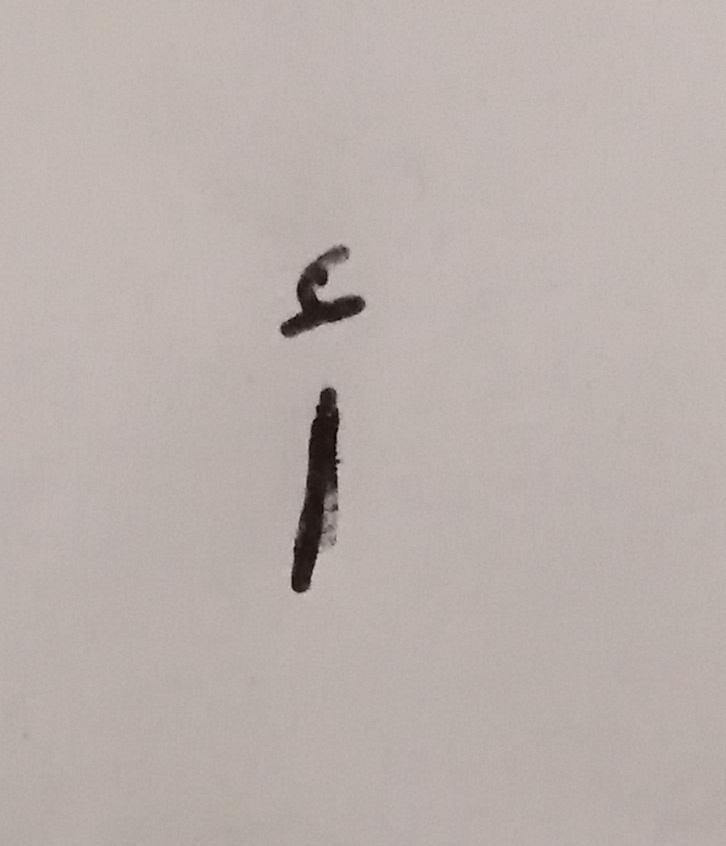
#> input picture alef.jpeg, 726 x 846 px
$ jupyter execute --allow-errors OCR_Code.ipynb   (older library calls are emulated)
#> lines starting #> are read from the running program, lines starting #| are printed output that depends on the picture; after the words box and inside, x2 and y2 are one past the last pixel; in counts of white or black regions, pixels touching at a corner belong together
[cell 1]
import numpy as np
import pandas as pd
import cv2 as cv
from cv2 import cv2
import matplotlib.pyplot as plt
import seaborn as sns
import tensorflow as tf
from tensorflow.keras.preprocessing.image import ImageDataGenerator
from tensorflow.keras.callbacks import EarlyStopping,ReduceLROnPlateau
from tensorflow.keras.models import Sequential
from tensorflow.keras.layers import Dense,Flatten,MaxPooling2D,Conv2D,Dropout,Activation,BatchNormalization
from sklearn.metrics import confusion_matrix
from sklearn.utils import shuffle
import os
import img2bw
import mahotas
import mahotas.demos
from pylab import imshow, gray, show
from os import path
os.environ['TF_CPP_MIN_LOG_LEVEL'] = '3'
import warnings
warnings.filterwarnings('ignore')
print("Num GPUs Available: ", len(tf.config.list_physical_devices('GPU')))
#> (this line was passed over: tensorflow is not available in this run)

#> (a cell that did not finish here is left out)

[cell 3]
characters = ["ا","ب","ت","ث","ج","ح","خ","د","ذ","ر","ز","س","ش","ص","ض","ط","ظ","ع","غ","ف","ق","ك","ل","م","ن","ه","و","ي"]
characters_dict = dict(zip(np.arange(1,len(characters)+1), characters))

[cell 4]
newImage=cv2.imread("alef.jpeg")
#> newImage is the input picture: shape (846, 726, 3); mean B, G, R 172.3, 176.3, 186.5
gray = cv2.cvtColor(newImage,cv2.COLOR_BGR2GRAY)
blur = cv.GaussianBlur(gray,(5,5),0)
blur = cv.medianBlur(blur,7)
thesh =cv.adaptiveThreshold(blur, 255, cv.ADAPTIVE_THRESH_GAUSSIAN_C, cv.THRESH_BINARY, 11, 5)
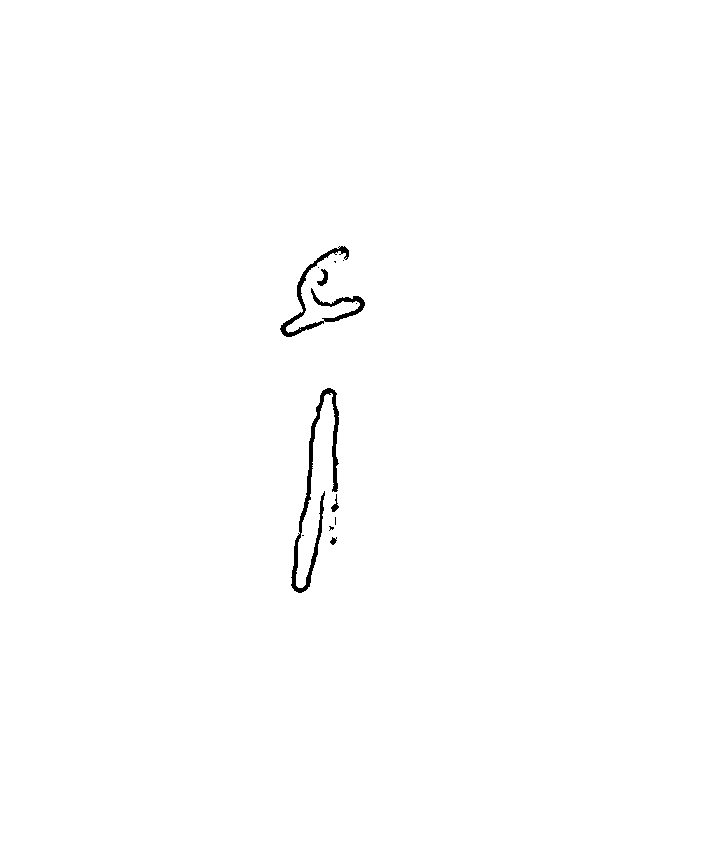
#> thesh: shape (846, 726); 99.5% white; 12 black regions (7 under 20 px), largest, box (x1, y1, x2, y2) and area: (291, 388, 339, 593) 1655, (280, 246, 365, 337) 1165, (317, 269, 328, 286) 91, (331, 494, 339, 512) 55, (330, 537, 337, 545) 34
kernel = np.ones((1,1),np.uint8)
dil = cv2.dilate(thesh,kernel,iterations=6)
kernel = np.ones((4,4),np.uint8)
erod = cv2.erode(dil,kernel,iterations=6)
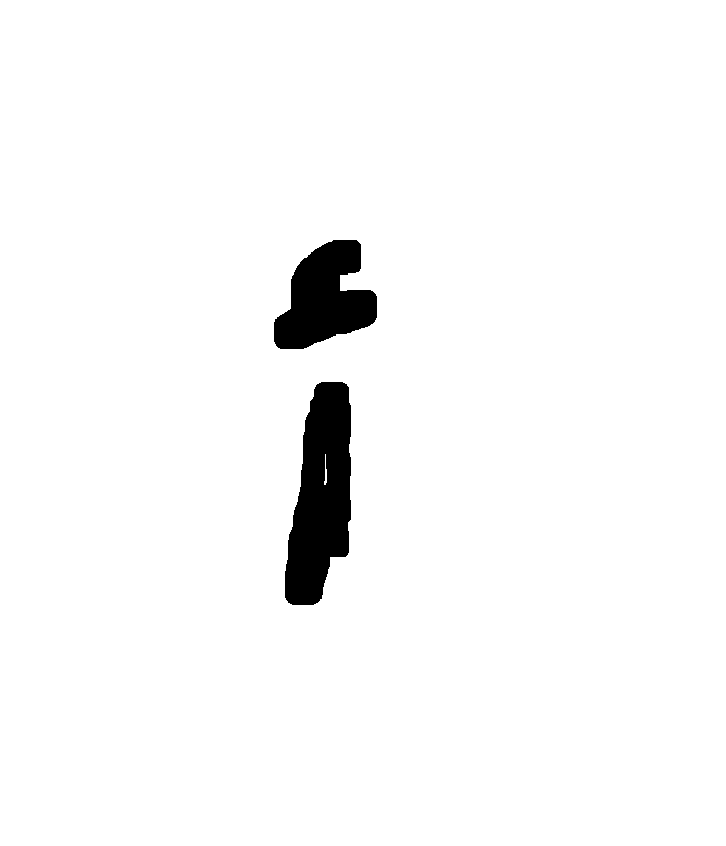
#> erod: shape (846, 726); 97.1% white; 2 black regions, box (x1, y1, x2, y2) and area: (285, 382, 351, 605) 10415, (274, 240, 377, 349) 7127
morph =cv2.morphologyEx(erod,cv2.MORPH_CLOSE, kernel)
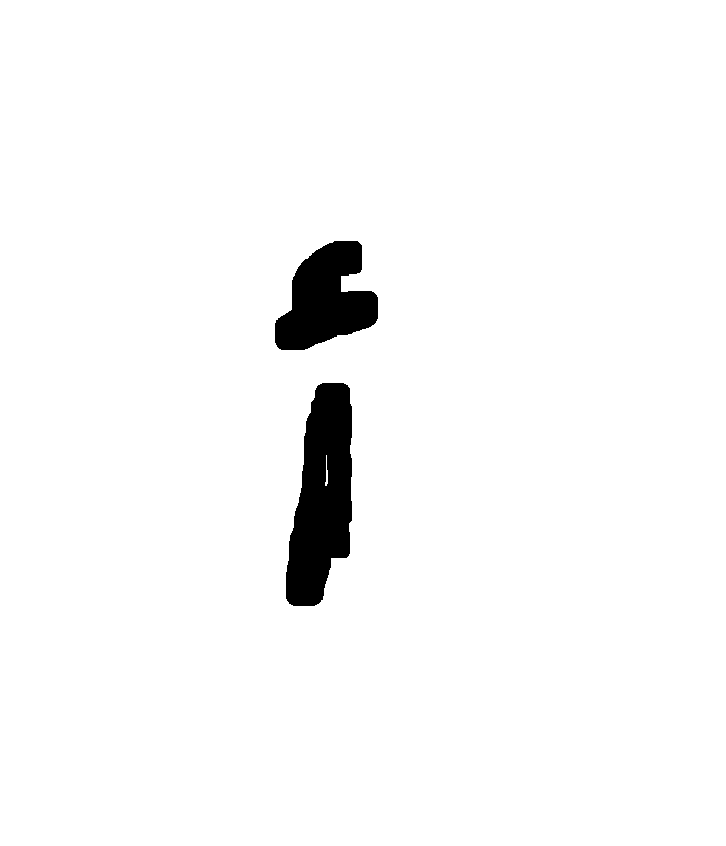
#> morph: shape (846, 726); 97.1% white; 2 black regions, box (x1, y1, x2, y2) and area: (286, 383, 352, 606) 10415, (275, 241, 378, 350) 7127
bitwisess=cv2.bitwise_not(morph)
roto = cv2.rotate(bitwisess, cv2.ROTATE_90_CLOCKWISE)
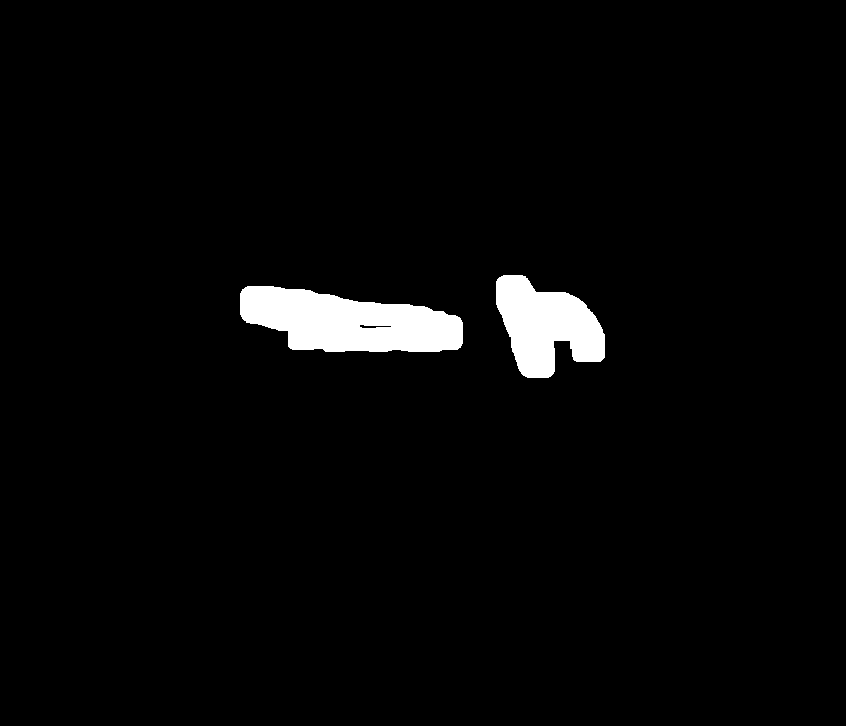
#> roto: shape (726, 846); 2.9% white; 2 white regions, box (x1, y1, x2, y2) and area: (240, 286, 463, 352) 10415, (496, 275, 605, 378) 7127

[cell 5]
plt.imshow(roto)
plt.show()

[cell 6]
newImage1 =cv2.resize(roto,(32,32))
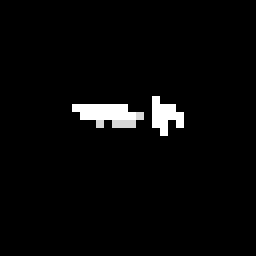
#> newImage1: shape (32, 32) (shown 8 times larger); min 0, max 255, mean 7.5

[cell 7]
plt.imshow(newImage1)
plt.show()

[cell 8]
conv=newImage1.astype(np.float)
tt=conv/255
x=tt.reshape(-1,32,32,1)
x.shape
#> Out = (1, 32, 32, 1)
